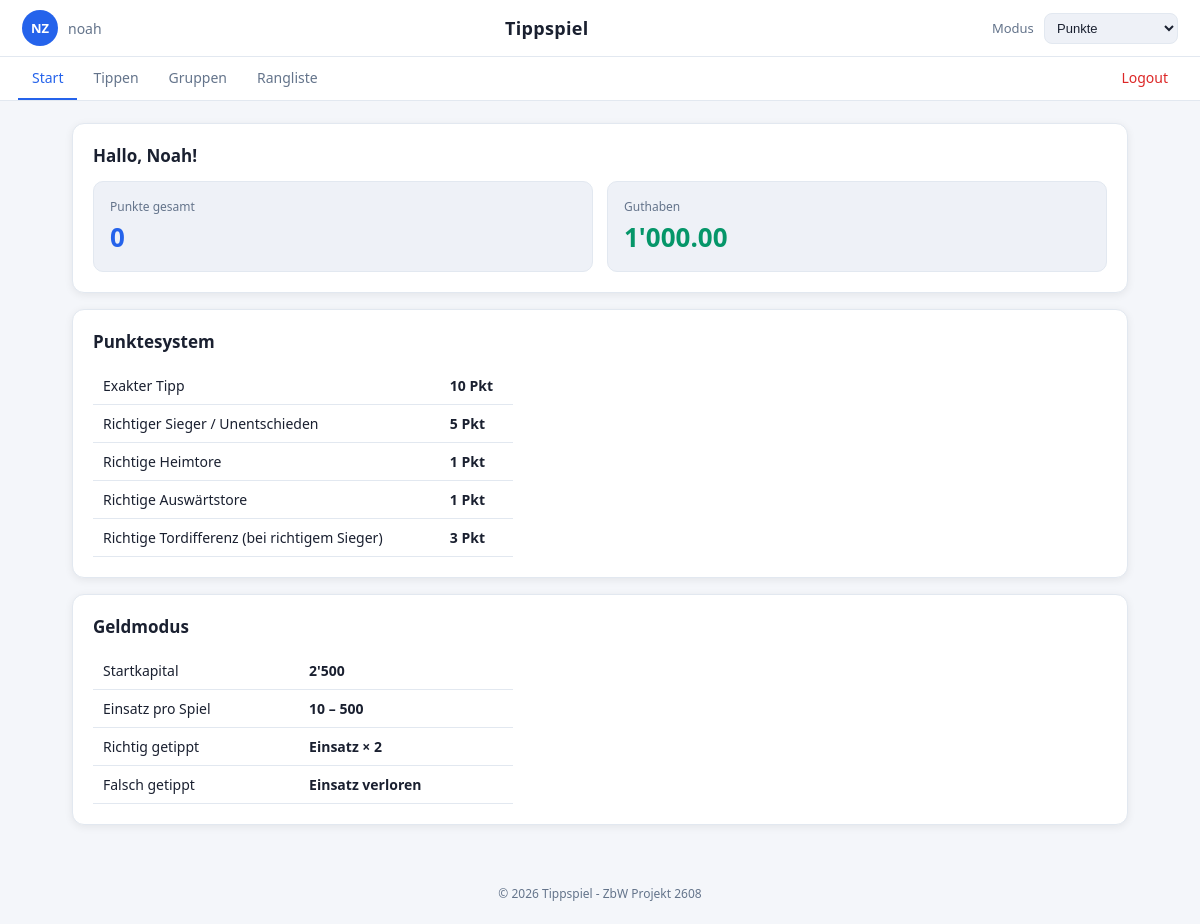
The app's page /pages/home.php (signed in), older data.
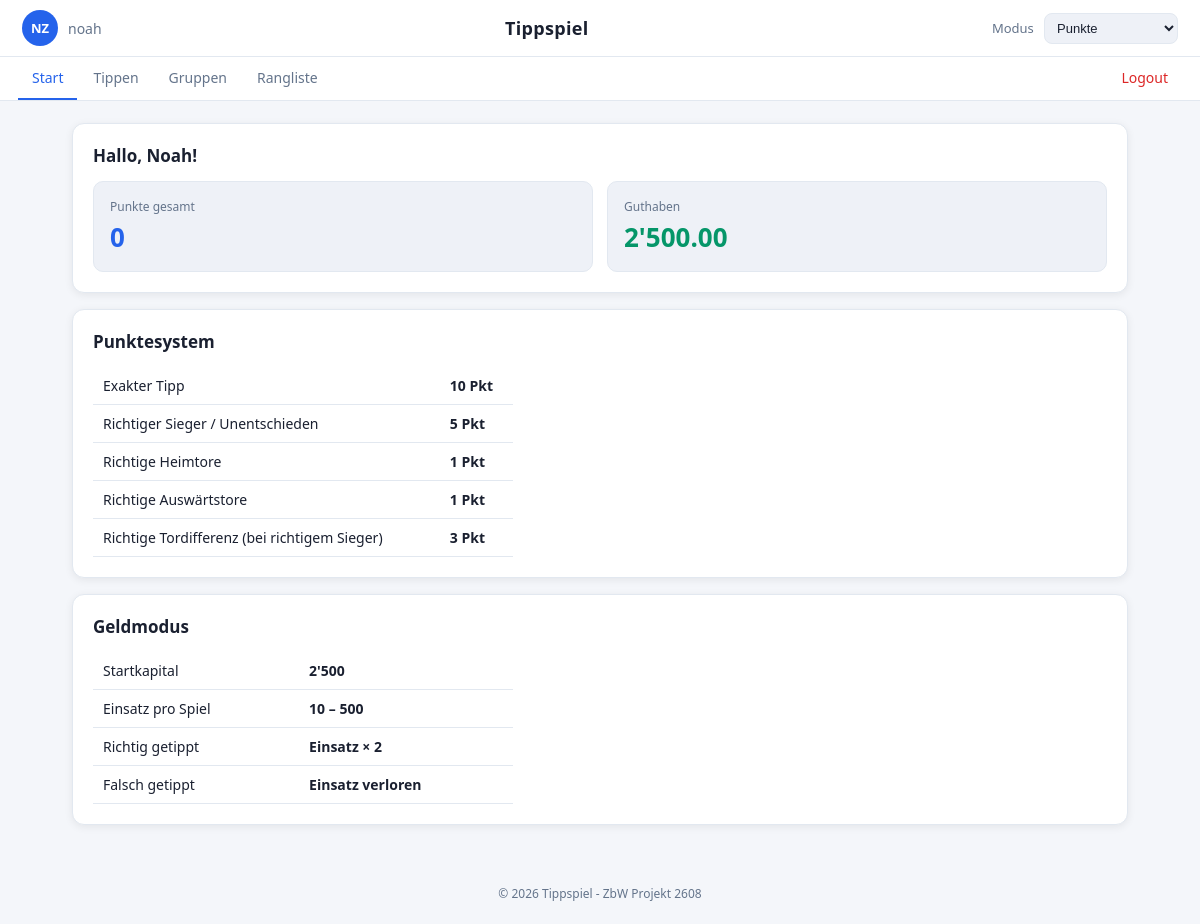
The same page, newer data.
### tables this page shows
CREATE TABLE users (
    id                INT AUTO_INCREMENT PRIMARY KEY,
    username          VARCHAR(50)  NOT NULL UNIQUE,
    email             VARCHAR(120) NOT NULL UNIQUE,
    password_hash     VARCHAR(255) NOT NULL,
    first_name        VARCHAR(60)  NOT NULL,
    last_name         VARCHAR(60)  NOT NULL,
    role              ENUM('user','admin') NOT NULL DEFAULT 'user',
    points_total      INT NOT NULL DEFAULT 0,
    money_balance     DECIMAL(12,2) NOT NULL DEFAULT 2500.00,
    profile_picture   VARCHAR(255) DEFAULT NULL,
    theme             ENUM('light','dark') NOT NULL DEFAULT 'light',
    created_at        TIMESTAMP DEFAULT CURRENT_TIMESTAMP
);

### config/db.php (called while the page is built, shortened)
<?php
function db(): PDO {
    static $pdo = null;
    if ($pdo === null) {
        $dsn = 'mysql:host=' . DB_HOST . ';dbname=' . DB_NAME . ';charset=' . DB_CHAR;
        $opt = [
            PDO::ATTR_ERRMODE            => PDO::ERRMODE_EXCEPTION,
            PDO::ATTR_DEFAULT_FETCH_MODE => PDO::FETCH_ASSOC,
            PDO::ATTR_EMULATE_PREPARES   => false,
        ];
        try {
            $pdo = new PDO($dsn, DB_USER, DB_PASS, $opt);
        } catch (PDOException $e) {
            http_response_code(500);
            die('DB-Fehler: ' . $e->getMessage());
        }
    }
    return $pdo;
}

### includes/auth.php (called while the page is built, shortened)
<?php
require_once __DIR__ . '/../config/db.php';
function current_user(): ?array {
    static $user = null;
    if ($user === null) {
        $stmt = db()->prepare('SELECT * FROM users WHERE id = ?');
        $stmt->execute([$_SESSION['user_id']]);
        $user = $stmt->fetch() ?: null;
    }
    return $user;
}
function require_login(): array {
    $u = current_user();
    return $u;
}
function initials(array $u): string {
    return strtoupper(mb_substr($u['first_name'], 0, 1) . mb_substr($u['last_name'], 0, 1));
}

### pages/home.php (the view)
<?php
$active = 'home';
require_once __DIR__ . '/../includes/header.php';
?>
<section class="card">
  <h2>Hallo, <?= htmlspecialchars($user['first_name']) ?>!</h2>
  <div class="stats-grid">
    <div class="stat-card">
      <div class="label">Punkte gesamt</div>
      <div class="value" style="color:var(--primary)"><?= (int)$user['points_total'] ?></div>
    </div>
    <div class="stat-card">
      <div class="label">Guthaben</div>
      <div class="value" style="color:var(--accent)"><?= number_format((float)$user['money_balance'], 2, '.', "'") ?></div>
    </div>
  </div>
</section>
<section class="card">
  <h2>Punktesystem</h2>
  <table style="max-width:420px">
    <tr><td>Exakter Tipp</td><td><strong>10 Pkt</strong></td></tr>
    <tr><td>Richtiger Sieger / Unentschieden</td><td><strong>5 Pkt</strong></td></tr>
    <tr><td>Richtige Heimtore</td><td><strong>1 Pkt</strong></td></tr>
    <tr><td>Richtige Auswärtstore</td><td><strong>1 Pkt</strong></td></tr>
    <tr><td>Richtige Tordifferenz (bei richtigem Sieger)</td><td><strong>3 Pkt</strong></td></tr>
  </table>
</section>
<section class="card">
  <h2>Geldmodus</h2>
  <table style="max-width:420px">
    <tr><td>Startkapital</td><td><strong>2'500</strong></td></tr>
    <tr><td>Einsatz pro Spiel</td><td><strong>10 – 500</strong></td></tr>
    <tr><td>Richtig getippt</td><td><strong>Einsatz × 2</strong></td></tr>
    <tr><td>Falsch getippt</td><td><strong>Einsatz verloren</strong></td></tr>
  </table>
</section>
<?php require_once __DIR__ . '/../includes/footer.php'; ?>

### includes/header.php (shortened to what this page needs)
<?php
require_once __DIR__ . '/auth.php';
$user = require_login();
$active = $active ?? '';
$themeClass = ($user['theme'] ?? 'light') === 'dark' ? 'dark' : '';
$avatarHtml = '';
if (!empty($user['profile_picture'])) {
    $picUrl = '/Tippspiel/' . htmlspecialchars($user['profile_picture']);
    $avatarHtml = '<img src="' . $picUrl . '" alt="Profilbild">';
} else {
    $avatarHtml = htmlspecialchars(initials($user));
}
?>
<!DOCTYPE html>
<html lang="de">
<head>
<link rel="stylesheet" href="/Tippspiel/css/style.css?v=5">
</head>
<body class="<?= $themeClass ?>">
<header class="topbar">
  <a class="profile-link" href="/Tippspiel/pages/profile.php" title="Profil">
    <span class="avatar" data-initials="<?= htmlspecialchars(initials($user)) ?>"><?= $avatarHtml ?></span>
    <span class="username"><?= htmlspecialchars($user['username']) ?></span>
  </a>
  <h1 class="brand">Tippspiel</h1>
  <div class="mode-switch">
    <label for="mode">Modus</label>
    <select id="mode">
      <option value="points">Punkte</option>
    </select>
  </div>
</header>
<nav class="mainnav">
  <a href="/Tippspiel/pages/home.php"        class="<?= $active==='home'       ? 'active' : '' ?>">Start</a>
  <a href="/Tippspiel/pages/sports.php"      class="<?= $active==='sports'     ? 'active' : '' ?>">Tippen</a>
  <a href="/Tippspiel/pages/groups.php"      class="<?= $active==='groups'     ? 'active' : '' ?>">Gruppen</a>
  <a href="/Tippspiel/pages/leaderboard.php" class="<?= $active==='leaderboard'? 'active' : '' ?>">Rangliste</a>
  <a href="/Tippspiel/api/logout.php" class="logout">Logout</a>
</nav>
<main class="container">

Row changes from the older to the newer data that the page shows:
changed users "Noah": money_balance "1'000.00" → "2'500.00"
